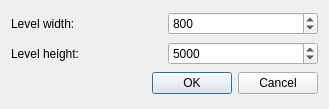
<ui version="4.0" >
 <class>New_level</class>
 <widget class="QDialog" name="New_level" >
  <property name="geometry" >
   <rect>
    <x>0</x>
    <y>0</y>
    <width>329</width>
    <height>109</height>
   </rect>
  </property>
  <property name="sizePolicy" >
   <sizepolicy vsizetype="Fixed" hsizetype="Fixed" >
    <horstretch>0</horstretch>
    <verstretch>0</verstretch>
   </sizepolicy>
  </property>
  <property name="windowTitle" >
   <string>New level</string>
  </property>
  <layout class="QGridLayout" >
   <item row="0" column="0" >
    <widget class="QLabel" name="label" >
     <property name="text" >
      <string>Level width:</string>
     </property>
    </widget>
   </item>
   <item row="0" column="1" >
    <widget class="QSpinBox" name="widthSpinBox" >
     <property name="minimum" >
      <number>400</number>
     </property>
     <property name="maximum" >
      <number>2048</number>
     </property>
     <property name="value" >
      <number>800</number>
     </property>
    </widget>
   </item>
   <item row="1" column="0" >
    <widget class="QLabel" name="label_2" >
     <property name="text" >
      <string>Level height:</string>
     </property>
    </widget>
   </item>
   <item row="1" column="1" >
    <widget class="QSpinBox" name="heightSpinBox" >
     <property name="minimum" >
      <number>400</number>
     </property>
     <property name="maximum" >
      <number>999999999</number>
     </property>
     <property name="value" >
      <number>5000</number>
     </property>
    </widget>
   </item>
   <item row="2" column="0" colspan="2" >
    <widget class="QDialogButtonBox" name="buttonBox" >
     <property name="orientation" >
      <enum>Qt::Horizontal</enum>
     </property>
     <property name="standardButtons" >
      <set>QDialogButtonBox::Cancel|QDialogButtonBox::NoButton|QDialogButtonBox::Ok</set>
     </property>
    </widget>
   </item>
  </layout>
 </widget>
 <resources/>
 <connections>
  <connection>
   <sender>buttonBox</sender>
   <signal>accepted()</signal>
   <receiver>New_level</receiver>
   <slot>accept()</slot>
   <hints>
    <hint type="sourcelabel" >
     <x>248</x>
     <y>254</y>
    </hint>
    <hint type="destinationlabel" >
     <x>157</x>
     <y>274</y>
    </hint>
   </hints>
  </connection>
  <connection>
   <sender>buttonBox</sender>
   <signal>rejected()</signal>
   <receiver>New_level</receiver>
   <slot>reject()</slot>
   <hints>
    <hint type="sourcelabel" >
     <x>316</x>
     <y>260</y>
    </hint>
    <hint type="destinationlabel" >
     <x>286</x>
     <y>274</y>
    </hint>
   </hints>
  </connection>
 </connections>
</ui>
